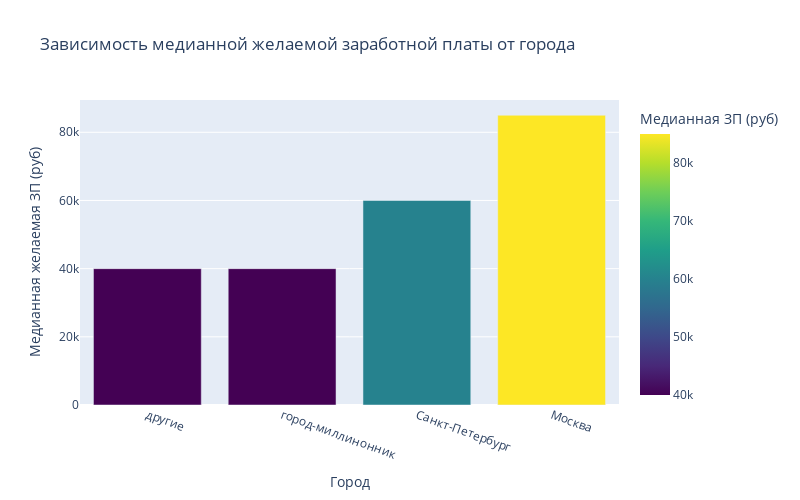

Source (notebook cell):
### Markdown cell above
5. Постройте диаграмму, которая показывает распределение желаемой заработной платы (**"ЗП (руб)"**) в зависимости от города (**"Город"**). Используйте для диаграммы данные о резюме, где желая заработная плата меньше 1 млн рублей.
*Сделайте выводы по полученной диаграмме: как соотносятся медианные уровни желаемой заработной платы и их размах в городах? Как вы считаете, важен ли признак города при прогнозировании заработной платы?*

### Code cell
# Выделяем данные с желаемой ЗП до 1 млн рублей
hh_to_1mln = hh_df[hh_df['ЗП (руб)'] < 1000000]

# Группируем по уровню образования, считаем медианную ЗП, сортируем по возрастанию
ed_salary = hh_to_1mln.groupby('Город')['ЗП (руб)'].median().reset_index()
ed_salary.columns = ['Город', 'Медианная ЗП (руб)']
ed_salary = ed_salary.sort_values('Медианная ЗП (руб)', ascending=True)

# Создаем столбчатую диаграмму
fig = px.bar(
    ed_salary,
    x='Город',
    y='Медианная ЗП (руб)',
    title='Зависимость медианной желаемой заработной платы от города',
    color='Медианная ЗП (руб)',
    color_continuous_scale='viridis',
    
)

fig.update_layout(
    xaxis_title='Город',
    yaxis_title='Медианная желаемая ЗП (руб)',
    showlegend=False,
    height=500,
    width=800
)
fig.update_xaxes(tickangle=20)
fig.show()

max_salary_row = hh_df.loc[hh_df['ЗП (руб)'].idxmax()]
title = max_salary_row['Город']
max_salary = max_salary_row['ЗП (руб)']

print(max_salary)
print(title)

### Figure 1 — Plotly figure (JSON) as saved in the notebook; plotly's stock layout.template omitted (floating-point values rounded to 4 significant figures)
{"data": [{"hovertemplate": "Город=%{x}<br>Медианная ЗП (руб)=%{marker.color}<extra></extra>", "legendgroup": "", "marker": {"color": [40000.0, 40000.0, 60000.0, 85000.0], "coloraxis": "coloraxis", "pattern": {"shape": ""}}, "name": "", "orientation": "v", "showlegend": false, "textposition": "auto", "type": "bar", "x": ["другие", "город-миллинонник", "Санкт-Петербург", "Москва"], "xaxis": "x", "y": [40000.0, 40000.0, 60000.0, 85000.0], "yaxis": "y"}], "layout": {"barmode": "relative", "coloraxis": {"colorbar": {"title": {"text": "Медианная ЗП (руб)"}}, "colorscale": [[0, "#440154"], [0.1111, "#482878"], [0.2222, "#3e4989"], [0.3333, "#31688e"], [0.4444, "#26828e"], [0.5556, "#1f9e89"], [0.6667, "#35b779"], [0.7778, "#6ece58"], [0.8889, "#b5de2b"], [1, "#fde725"]]}, "height": 500, "legend": {"tracegroupgap": 0}, "showlegend": false, "title": {"text": "Зависимость медианной желаемой заработной платы от города"}, "width": 800, "xaxis": {"anchor": "y", "domain": [0, 1], "tickangle": 20, "title": {"text": "Город"}}, "yaxis": {"anchor": "x", "domain": [0, 1], "title": {"text": "Медианная желаемая ЗП (руб)"}}}}
